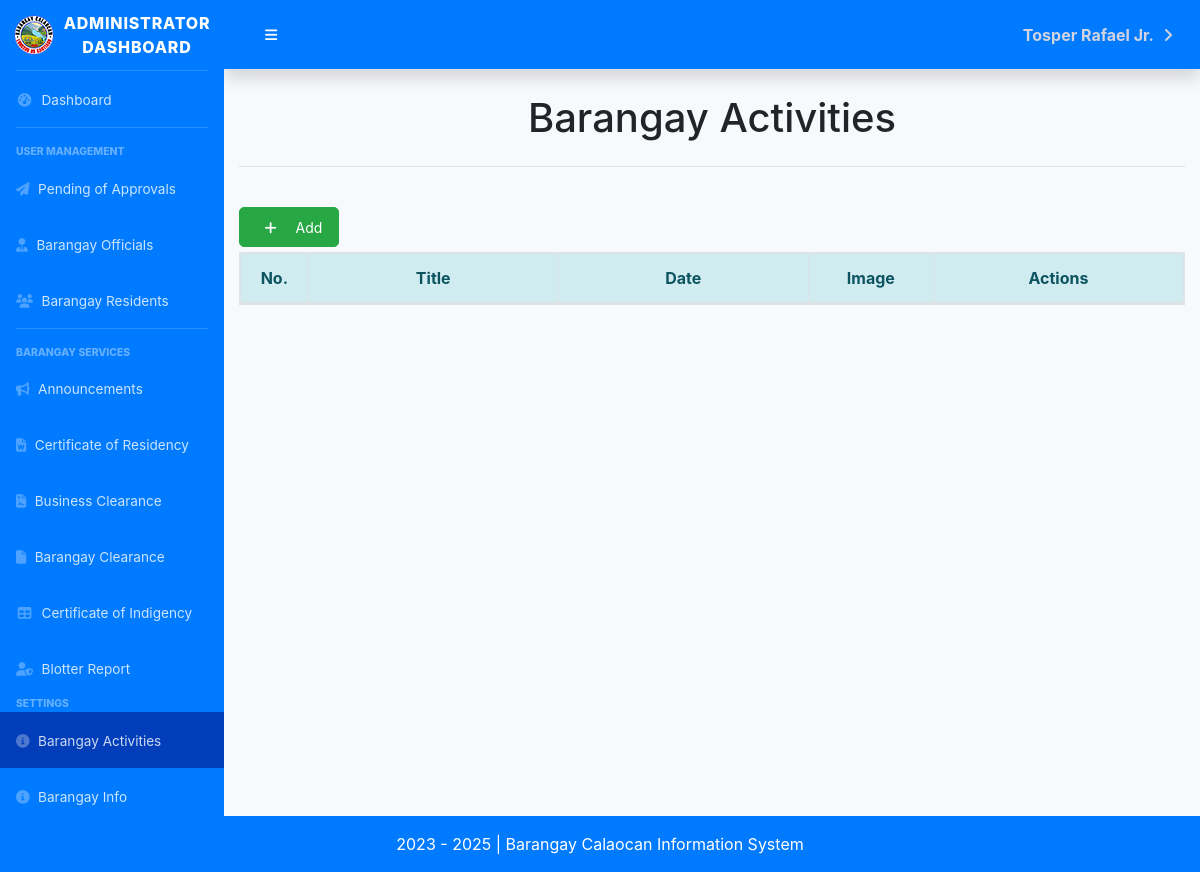
Before: /activities.php (signed in) with the older database file.
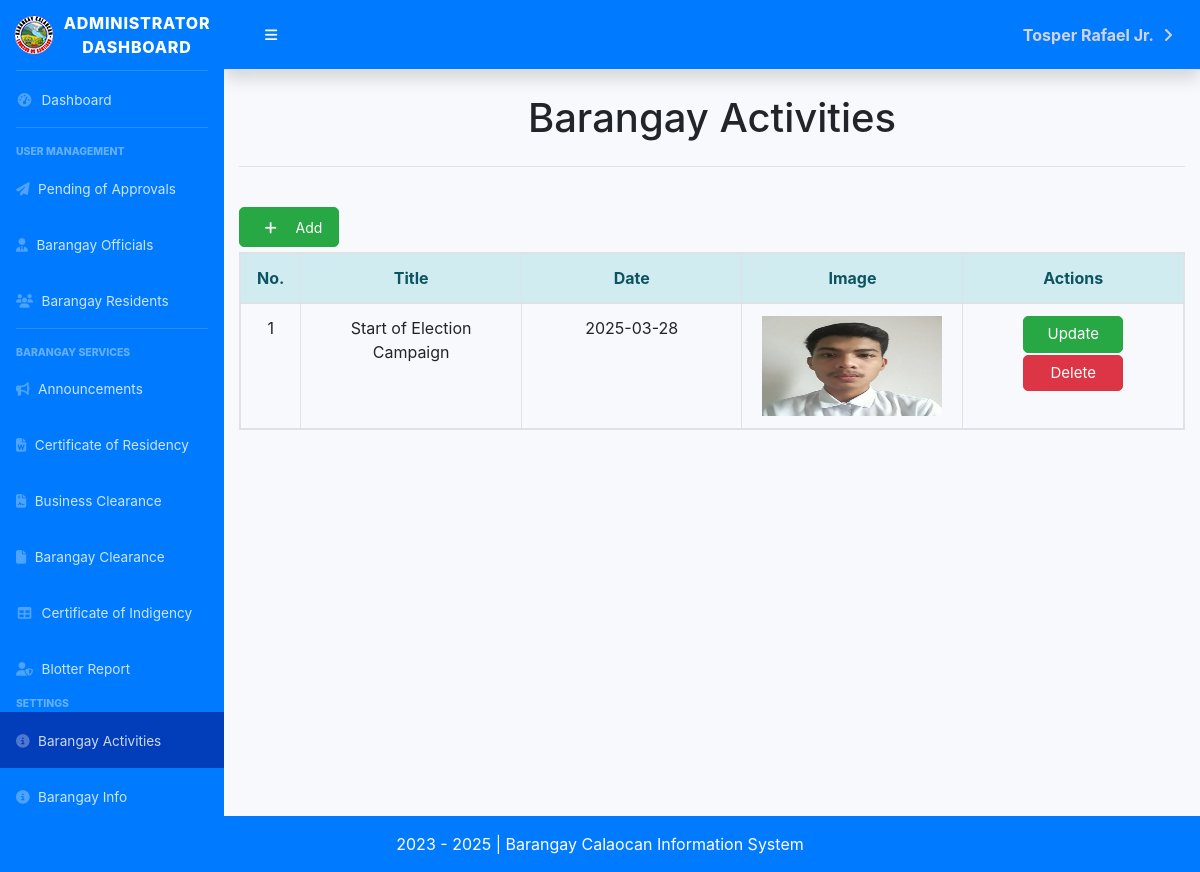
After: the same page with the newer database file.
### tables this page shows
CREATE TABLE `tbl_activities` (
  `id_activity` int(11) NOT NULL,
  `name` varchar(255) NOT NULL,
  `date` date NOT NULL,
  `image` text NOT NULL
);

### classes/main.class.php (called while the page is built, shortened)
<?php
class BMISClass
{
    public function get_userdata()
    {
        return $_SESSION['userdata'];
    }
    public function validate_admin()
    {
        $userdetails = $this->get_userdata();
        if (isset($userdetails)) {
            if ($userdetails['role'] != "administrator") {
                $this->show_404();
            } else {
                return $userdetails;
            }
        }
    }
}

### classes/info.class.php (called while the page is built, shortened)
<?php
require_once('main.class.php');
class InfoClass extends BMISClass {
    public function view_activity() {
        $connection = $this->openConn();
        $stmt = $connection->prepare("SELECT * from tbl_activities");
        $stmt->execute();
        $view = $stmt->fetchAll();
        return $view;
    }
}
?>

### activities.php (the view, shortened to what this page needs)
<?php
    require 'classes/info.class.php';
    $userdetails = $bmis->get_userdata();
    $infobmis->create_activity();
    $view = $infobmis->view_activity();
?>
<?php include 'dashboard_sidebar_start.php'; ?>
<div class="container-fluid">
    <h1 class="mb-4 text-center">Barangay Activities</h1>
    <hr>
    <br>
    <button class="btn btn-success" style="width: 100px; height: 40px; font-size: 14px; border-radius:5px; margin-bottom: 5px;" data-toggle="modal" data-target="#modalServices">
        <i class="fas fa-plus icon" style="padding-left: 0; padding-top: 0; padding-bottom: 0;"></i>Add
    </button>
    <br>
    <table class="table table-hover text-center table-bordered table-responsive" id="dataTable" width="100%" cellspacing="0">
        <form action="" method="post">
            <thead class="alert-info">
                <tr>
                    <th style="width: 5%;"> No. </th>
                    <th style="width: 20%;"> Title </th>
                    <th style="width: 20%;"> Date </th>
                    <th style="width: 10%;"> Image </th>
                    <th style="width: 20%;"> Actions </th>
                </tr>
            </thead>
            <tbody>
                <?php $counter = 1;
                    if (is_array($view)) : ?>
                    <?php foreach ($view as $view) : ?>
                        <tr>
                            <td> <?= $counter++; ?> </td>
                            <td> <?= $view['name']; ?> </td>
                            <td> <?= $view['date']; ?> </td>
                            <td>
                                <img src="<?= $view['image']; ?>" alt="Image" style="width: 180px; height: 100px;">
                            </td>
                            <td>
                                <form action="" method="post">
                                    <a href="update_activity_form.php?id_activity=<?= $view['id_activity']; ?>" class="btn btn-success" style="width: 100px; font-size: 15px; border-radius:5px; margin-bottom: 2px;"> Update </a>
                                    <button class="btn btn-danger" type="submit" name="delete_activity" style="width: 100px; font-size: 15px; border-radius:5px;"> Delete </button>
                                </form>
                            </td>
                        </tr>
                    <?php endforeach; ?>
                <?php endif; ?>
            </tbody>
        </form>
    </table>
</div>
<link href="customcss/regiformstyle.css" rel="stylesheet" type="text/css">
<link href="bootstrap/css/bootstrap.css" rel="stylesheet" type="text/css">
<?php include 'dashboard_sidebar_end.php'; ?>
</body>

### dashboard_sidebar_start.php (shortened to what this page needs)
<!DOCTYPE html>
<html lang="en">
<head>
    <link href="vendor/fontawesome-free/css/all.min.css" rel="stylesheet" type="text/css">
    <link href="css/sb-admin-2.min.css" rel="stylesheet">
</head>
<body id="page-top">
    <div id="wrapper">
        <ul class="navbar-nav bg-primary sidebar sidebar-dark accordion" id="accordionSidebar">
            <a class="sidebar-brand d-flex align-items-center justify-content-center" href="admn_dashboard.php">
                <img src="assets/logosmalls.png" alt="Logosmalls" style="height: 40px; width: 40px; margin-right: 10px; height: 40px;
    width: 40px;
    margin-right: 10px; /* space between logo and system name */
    border-radius: 50%; ">
                <div class="sidebar-brand-text">Administrator Dashboard </div>
            </a>
            <hr class="sidebar-divider my-0">
            <li id="dashboard" class="nav-item">
                <a class="nav-link" href="admin_dashboard.php">
                    <i class="fas fa-fw fa-tachometer-alt"></i>
                    <span>Dashboard</span></a>
            </li>
            <hr class="sidebar-divider">
            <div class="sidebar-heading">
                User Management
            </div>
            <li id="request" class="nav-item">
                <a class="nav-link" href="admn_resident_request.php">
                    <i class="fas fa-paper-plane"></i>
                    <span> Pending of Approvals</span></a>
            </li>
            <li id="staff" class="nav-item">
                <a class="nav-link" href="admn_officials.php">
                    <i class="fas fa-user-tie"></i>
                    <span> Barangay Officials</span></a>
            </li>
            <li id="resident" class="nav-item">
                <a class="nav-link" href="admn_resident_crud.php">
                    <i class="fas fa-users"></i>
                    <span> Barangay Residents</span></a>
            </li>
            <hr class="sidebar-divider">
            <div class="sidebar-heading">
                Barangay Services
            </div>
            <li class="nav-item">
                <a class="nav-link" href="admn_announcement_crud.php">
                    <i class="fas fa-bullhorn"></i>
                    <span> Announcements</span></a>
            </li>
            <li class="nav-item">
                <a class="nav-link" href="admn_certofres.php">
                    <i class="fas fa-file-word"></i>
                    <span> Certificate of Residency</span></a>
            </li>
            <li class="nav-item">
                <a class="nav-link" href="admn_bspermit.php">
                    <i class="fas fa-file-contract"></i>
                    <span>Business Clearance</span></a>
            </li>
            <li class="nav-item">
                <a class="nav-link" href="admn_brgyclearance.php">
                    <i class="fas fa-file"></i>
                    <span>Barangay Clearance</span></a>
            </li>
            <li class="nav-item">
                <a class="nav-link" href="admn_certofindigency.php">
                    <i class="fas fa-fw fa-table"></i>
                    <span>Certificate of Indigency</span></a>
            </li>
            <li class="nav-item">
                <a class="nav-link" href="admn_blotterreport.php">
                    <i class="fas fa-user-shield"></i>
                    <span>Blotter Report</span></a>
            </li>
            <div class="sidebar-heading">
                Settings
            </div>
            <li class="nav-item">
                <a class="nav-link" href="activities.php">
                    <i class="fas fa-info-circle"></i>
                    <span> Barangay Activities</span></a>
            </li>
            <li class="nav-item">
                <a class="nav-link" href="brgyInfo_modal.php">
                    <i class="fas fa-info-circle"></i>
                    <span> Barangay Info</span></a>
            </li>
<br><br>
        </ul>
        <div id="content-wrapper" class="d-flex flex-column">
            <div id="content">
                <nav class="navbar navbar-expand-lg navbar-light bg-primary topbar mb-4 static-top shadow">
    <button class="btn btn-link btn-sm order-1 order-lg-0 ml-3" id="sidebarToggle" href="#">
    <i class="fas fa-bars text-white"></i>
</button>
    <ul class="navbar-nav ml-auto">
        <li class="nav-item dropdown">
            <a class="nav-link dropdown-toggle" href="#" id="userDropdown" role="button"
                data-toggle="dropdown" aria-haspopup="true" aria-expanded="false">
                <?= $userdetails['surname'];?> <?= $userdetails['firstname'];?>
            </a>
        </li>
    </ul>
</nav>
</body>
</html>

### dashboard_sidebar_end.php (shortened to what this page needs)
        <footer id="footer" style="background-color: #007bff; color: white;" class="d-flex-column text-center">
            <div class="py-3 text-center">
                2023 -
             | Barangay Calaocan Information System
            </div>
        </footer>
    <link href="bootstrap/css/bootstrap.css" rel="stylesheet" type="text/css">
</body>
</html>

### css/regiformstyle.css (style rules this page uses)
body { background-color:#fff !important; }

### dashboard_sidebar_start.php (style rules this page uses)
.clicked { color: white; background-color: #023EBA !important; }
.navbar { padding: 10px 20px; border-bottom: 1px solid #e0e0e0; background-color: #f8f9fa; }
.navbar-nav .nav-item .dropdown-toggle { color: #343a40; border: 0; outline: none; background-color: transparent; font-weight: bold; }

### activities.php (style rules this page uses)
.icon { padding: 10px; min-width: 40px; }
.btn-danger { background-color: red; }

### dashboard_sidebar_end.php (style rules this page uses)
footer { position: fixed; bottom: 0; left: 0; right: 0; }

Changed rows visible on the page:
added tbl_activities: name "Start of Election Campaign", date "2025-03-28", image (picture)
